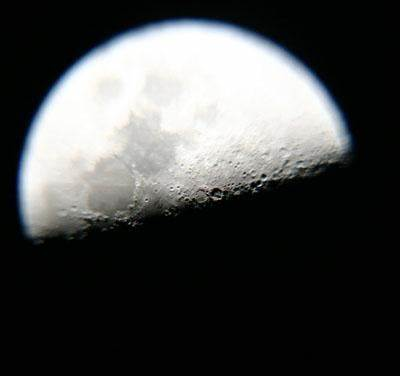
#> input picture datasets/blur-moon.jpg, 400 x 376 px
$ jupyter execute ungraded.ipynb   (older library calls are emulated)
#> lines starting #> are read from the running program, lines starting #| are printed output that depends on the picture
[cell 1]
import cv2
import numpy as np
from matplotlib import pyplot as plt

[cell 2]
# Load the image in grayscale
image = cv2.imread('../datasets/blur-moon.jpg', cv2.IMREAD_GRAYSCALE)
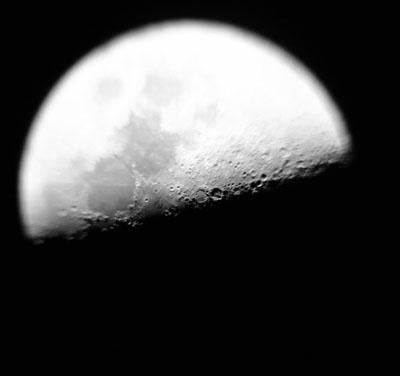
#> image: shape (376, 400); min 0, max 255, mean 71

# Apply average filter with 3x3 and 5x5 kernels
average_3x3 = cv2.blur(image, (3, 3))
average_5x5 = cv2.blur(image, (5, 5))

# Apply Gaussian filter with 3x3 and 5x5 kernels
gaussian_3x3 = cv2.GaussianBlur(image, (3, 3), 0)
gaussian_5x5 = cv2.GaussianBlur(image, (5, 5), 0)

# Display the results
plt.figure(figsize=(10, 8))

plt.subplot(2, 2, 1)
plt.imshow(average_3x3, cmap='gray')
plt.title('Average Filter 3x3')
plt.axis('off')

plt.subplot(2, 2, 2)
plt.imshow(average_5x5, cmap='gray')
plt.title('Average Filter 5x5')
plt.axis('off')

plt.subplot(2, 2, 3)
plt.imshow(gaussian_3x3, cmap='gray')
plt.title('Gaussian Filter 3x3')
plt.axis('off')

plt.subplot(2, 2, 4)
plt.imshow(gaussian_5x5, cmap='gray')
plt.title('Gaussian Filter 5x5')
plt.axis('off')

plt.tight_layout()
plt.show()
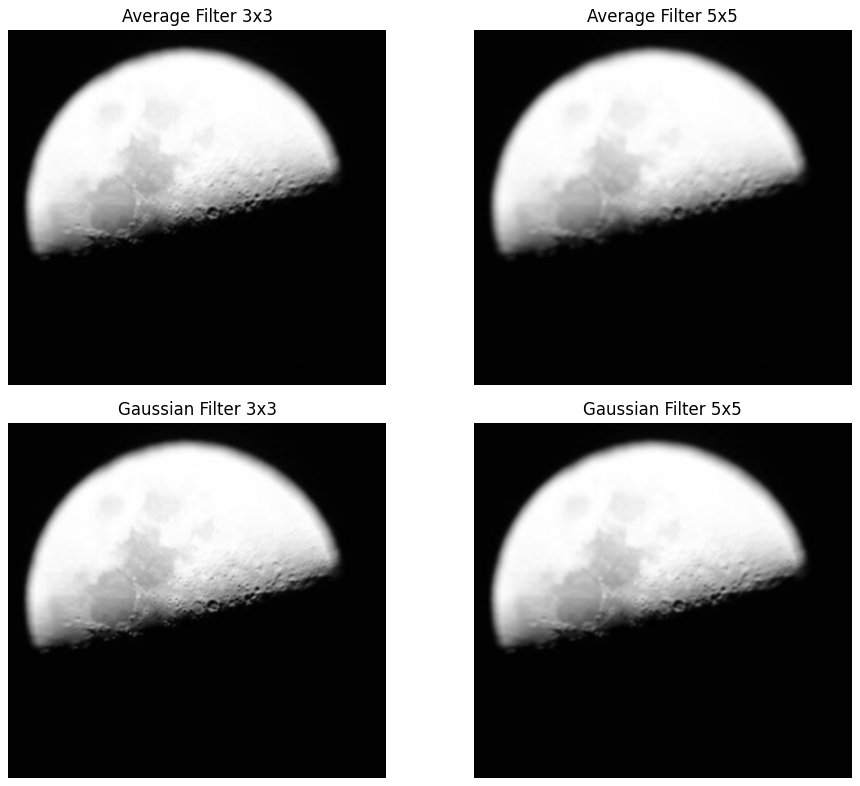
#> figure drawn by matplotlib, 4 panels

[cell 3]
def add_salt_and_pepper_noise(image, salt_prob, pepper_prob):
#> called with salt_prob = 0.02, pepper_prob = 0.02
    noisy_image = image.copy()
    total_pixels = image.size
#> total_pixels = 150400

    # Add salt noise (white pixels)
    num_salt = int(salt_prob * total_pixels)
#> num_salt = 3008
    salt_coords = [np.random.randint(0, i, num_salt) for i in image.shape]
    noisy_image[salt_coords[0], salt_coords[1]] = 255

    # Add pepper noise (black pixels)
    num_pepper = int(pepper_prob * total_pixels)
#> num_pepper = 3008
    pepper_coords = [np.random.randint(0, i, num_pepper) for i in image.shape]
    noisy_image[pepper_coords[0], pepper_coords[1]] = 0
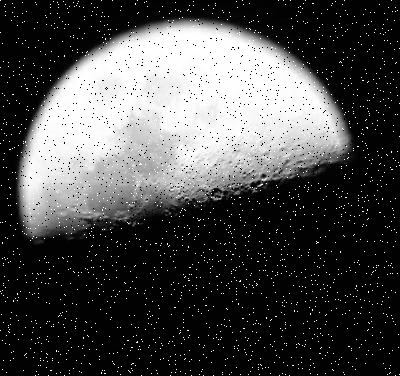
#> noisy_image: shape (376, 400); min 0, max 255, mean 73.1

    return noisy_image

image = cv2.imread('../datasets/blur-moon.jpg', cv2.IMREAD_GRAYSCALE)

# Add salt-and-pepper noise to the image
noisy_image = add_salt_and_pepper_noise(image, 0.02, 0.02)

# Apply median filter with 3x3 and 5x5 kernels
median_3x3 = cv2.medianBlur(noisy_image, 3)
median_5x5 = cv2.medianBlur(noisy_image, 5)

# Apply Gaussian filter for comparison
gaussian_noisy_3x3 = cv2.GaussianBlur(noisy_image, (3, 3), 0)
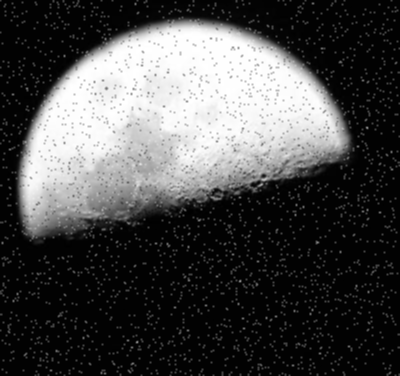
#> gaussian_noisy_3x3: shape (376, 400); min 0, max 255, mean 73.2
gaussian_noisy_5x5 = cv2.GaussianBlur(noisy_image, (5, 5), 0)

# Apply average filter for comparison
average_noisy_3x3 = cv2.blur(noisy_image, (3, 3))
average_noisy_5x5 = cv2.blur(noisy_image, (5, 5))
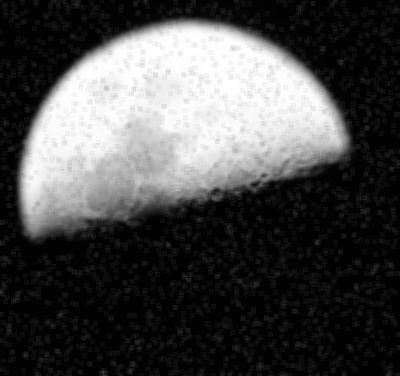
#> average_noisy_5x5: shape (376, 400); min 0, max 255, mean 73.1

# Display results
plt.figure(figsize=(10, 10))

plt.subplot(3, 2, 1)
plt.imshow(noisy_image, cmap='gray')
plt.title('Noisy Image (Salt & Pepper)')
plt.axis('off')

plt.subplot(3, 2, 2)
plt.imshow(median_3x3, cmap='gray')
plt.title('Median Filter 3x3')
plt.axis('off')

plt.subplot(3, 2, 3)
plt.imshow(median_5x5, cmap='gray')
plt.title('Median Filter 5x5')
plt.axis('off')

plt.subplot(3, 2, 4)
plt.imshow(gaussian_noisy_3x3, cmap='gray')
plt.title('Gaussian Filter 3x3 on Noisy Image')
plt.axis('off')

plt.subplot(3, 2, 5)
plt.imshow(gaussian_noisy_5x5, cmap='gray')
plt.title('Gaussian Filter 5x5 on Noisy Image')
plt.axis('off')

plt.subplot(3, 2, 6)
plt.imshow(average_noisy_3x3, cmap='gray')
plt.title('Average Filter 3x3 on Noisy Image')
plt.axis('off')

plt.tight_layout()
plt.show()

[cell 4]
# Apply Sobel filter (1D kernel for edge detection)
sobel_x = cv2.Sobel(image, cv2.CV_64F, 1, 0, ksize=3)  # Horizontal edges
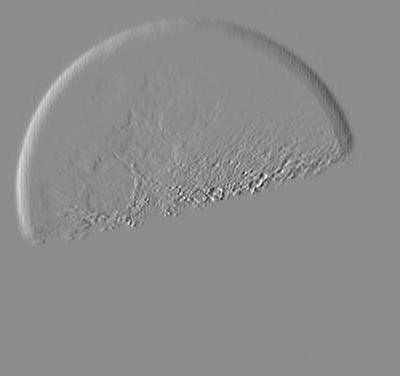
#> sobel_x: shape (376, 400) float64; min -512, max 414, mean 0; drawn with min black and max white
sobel_y = cv2.Sobel(image, cv2.CV_64F, 0, 1, ksize=3)  # Vertical edges
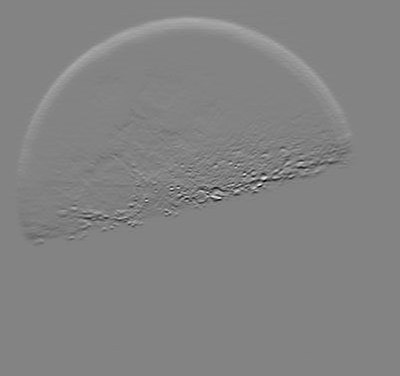
#> sobel_y: shape (376, 400) float64; min -742, max 696, mean 0; drawn with min black and max white

# Combine Sobel filters to get overall edge detection
sobel_combined = cv2.magnitude(sobel_x, sobel_y)
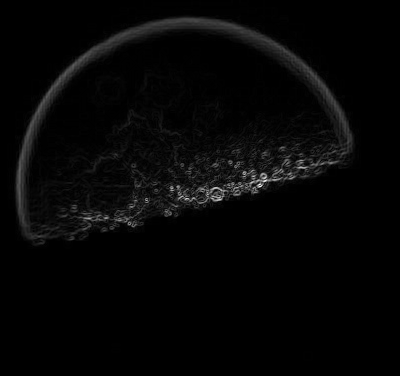
#> sobel_combined: shape (376, 400) float64; min 0, max 800.8, mean 18.6; drawn with min black and max white

# Apply Laplacian filter (2D kernel for edge detection)
laplacian = cv2.Laplacian(image, cv2.CV_64F)
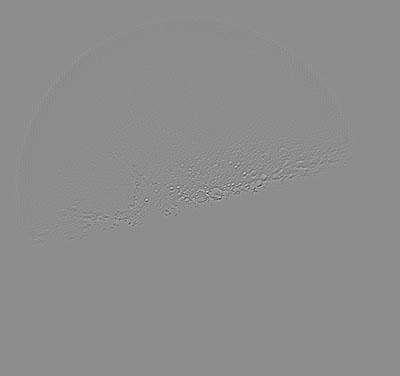
#> laplacian: shape (376, 400) float64; min -469, max 378, mean 0; drawn with min black and max white

# Sharpen the image by combining the Laplacian with the original image
sharpened_image = cv2.addWeighted(image.astype(np.float64), 1.5, -laplacian, 0.5, 0)
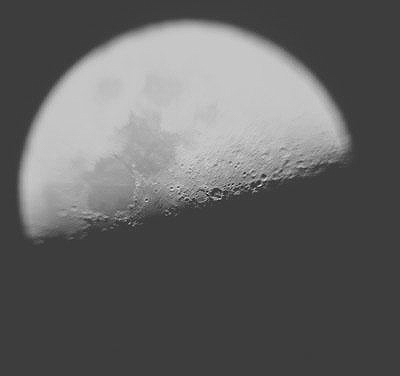
#> sharpened_image: shape (376, 400) float64; min -166.5, max 537.5, mean 106.4; drawn with min black and max white

# Display results
plt.figure(figsize=(10, 8))

plt.subplot(2, 2, 1)
plt.imshow(sobel_combined, cmap='gray')
plt.title('Sobel Filter (Edge Detection)')
plt.axis('off')

plt.subplot(2, 2, 2)
plt.imshow(laplacian, cmap='gray')
plt.title('Laplacian Filter (Edge Detection)')
plt.axis('off')

plt.subplot(2, 2, 3)
plt.imshow(image, cmap='gray')
plt.title('Original Image')
plt.axis('off')

plt.subplot(2, 2, 4)
plt.imshow(sharpened_image, cmap='gray')
plt.title('Sharpened Image (Laplacian)')
plt.axis('off')

plt.tight_layout()
plt.show()
